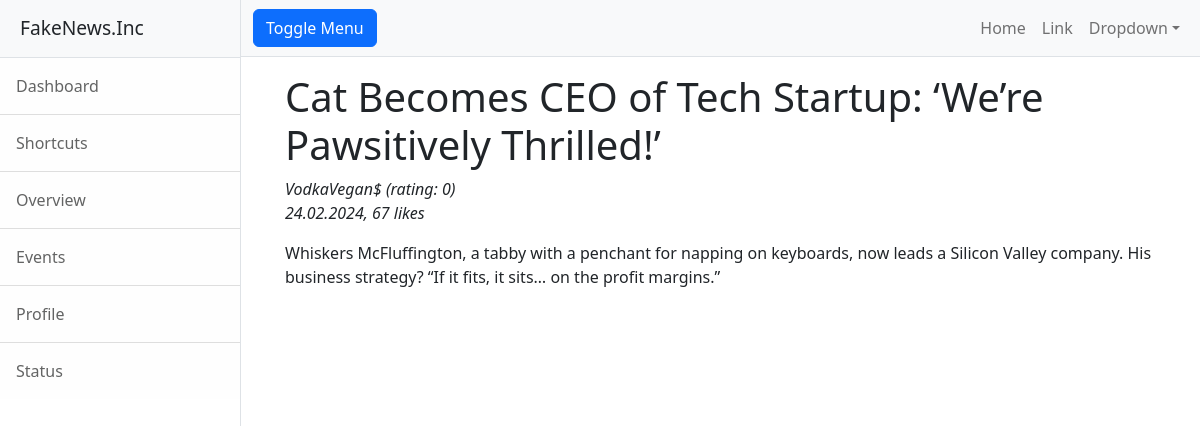
Screenshot of /fake_news_app/posts/19 with the database file from the repository.
### fake_news_app/models.py (models this page shows, shortened)
class Post(models.Model):
    author = models.ForeignKey(Author, on_delete=models.CASCADE) # one-to-many relationship with Author model
    post_type = models.CharField(max_length=16, choices=[('A', 'article'), ('N', 'news')], default='A') # field with choice - 'article' or 'news'
    created_at = models.DateTimeField(auto_now_add=True) # date and time of creation
    post_category = models.ManyToManyField(Category, through='PostCategory') # many-to-many relationship with Category model
    title = models.CharField(max_length=256) # article/news title
    content = models.TextField() # article/news text
    rating_post = models.IntegerField(default=0) # article/news rating
    def return_date(self):
        return self.created_at.strftime("%d.%m.%Y")

class Author(models.Model):
    a_user = models.OneToOneField(User, on_delete=models.CASCADE) # one-to-one relationship with User model
    a_rating = models.IntegerField(default=0) # user rating

### fake_news_app/views.py (the view)
# urls.py: path('posts/<str:id>', detail_function, name='detail_function'),
def detail_function(request, id):
    news_post = Post.objects.get(id=id)
    return render(request, 'news_post.html', context={'post': news_post})

### fake_news_app/templatetags/censor_filter.py (called while the page is built)
@register.filter(name='censor')
@stringfilter
def censor(value):
    bad_words = ['Trump', 'Biden', 'Vivek', 'Musk', 'Harris', ]
    for word in bad_words:
        value = value.replace(word, word[0] + '*' * (len(word) - 1))
    return value

### templates/flatpages/news_post.html (shortened to what this page needs)
{% extends 'news.html' %}
{% load static %}
{% load censor_filter %}
{% block title %}
    <h1> {{ post.title|censor }} </h1>
    <p>
        <em> {{post.author.a_user}} (rating: {{post.author.a_rating}}) </em> <br>
        <em> {{ post.return_date }}, {{post.rating_post}} likes </em>
    </p>
    <p> {{ post.content|censor}} </p>
{% endblock %}

### rows the page displays
Post: title|censor "Cat Becomes CEO of Tech Startup: ‘We’re Pawsitively Thrilled!’", author.a_user "VodkaVegan$", author.a_rating "0", return_date "24.02.2024", rating_post "67", content|censor "Whiskers McFluffington, a tabby with a penchant for napping on keyboards, now leads a Silicon Valley company. His business strategy? “If it fits, it sits… on the profit margins.”"
